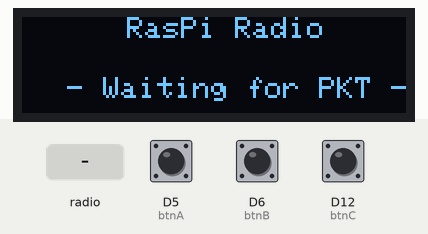
Simulated run of this program. Board: CircuitPython board. Parts: 128×32 one-colour display. The test bench sets the inputs (shaded band); at power-on: D5 (btnA) HIGH, D6 (btnB) HIGH, D12 (btnC) HIGH. No radio messages arrive unless stated (any console line starting 'radio sent:' is added by the test bench).

Above: at 1.2 s.
1.3 s: D5 (btnA) pulled LOW for 1 s
At 2.4 s:
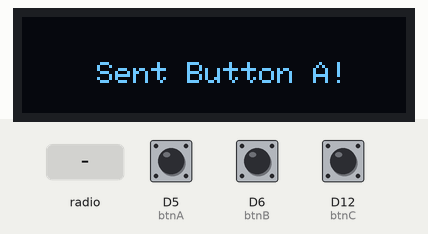
5.7 s: D6 (btnB) pulled LOW for 1 s
At 6.5 s:
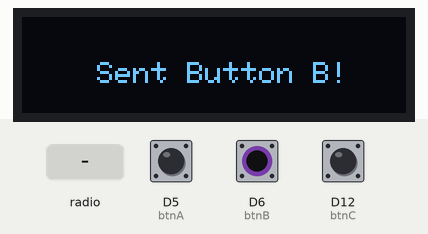
8.2 s: D12 (btnC) pulled LOW for 3.2 s
At 9.3 s:
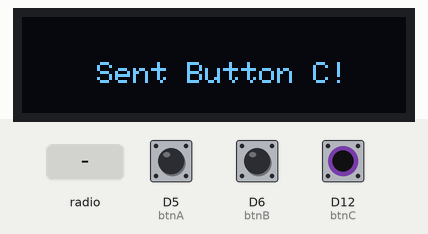
12.9 s: radio message "1" arrives
At 14.4 s:
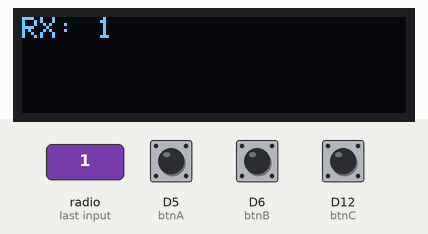
16.0 s: D5 (btnA) pulled LOW for 3.2 s
At 17.1 s:
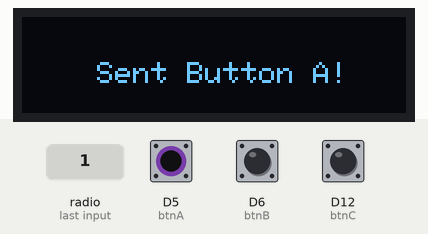
20.7 s: D6 (btnB) pulled LOW for 3.2 s
At 21.3 s:
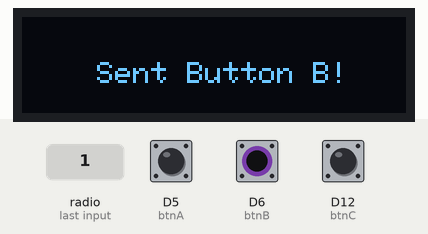
Timing chart, 0 to 23.7 s (numbered marks = the images above; inputs shaded):
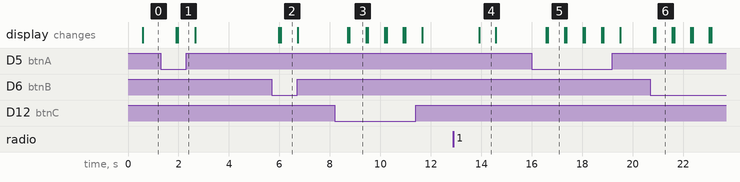

The program:

radio_rfm69.py
```python
"""
Example for using the RFM69HCW Radio with Raspberry Pi.

Learn Guide: https://learn.adafruit.com/lora-and-lorawan-for-raspberry-pi
Author: Brent Rubell for Adafruit Industries
"""
# Import Python System Libraries
import time
# Import Blinka Libraries
import busio
from digitalio import DigitalInOut, Direction, Pull
import board
# Import the SSD1306 module.
import adafruit_ssd1306
# Import the RFM69 radio module.
import adafruit_rfm69

# Button A
btnA = DigitalInOut(board.D5)
btnA.direction = Direction.INPUT
btnA.pull = Pull.UP

# Button B
btnB = DigitalInOut(board.D6)
btnB.direction = Direction.INPUT
btnB.pull = Pull.UP

# Button C
btnC = DigitalInOut(board.D12)
btnC.direction = Direction.INPUT
btnC.pull = Pull.UP

# Create the I2C interface.
i2c = busio.I2C(board.SCL, board.SDA)

# 128x32 OLED Display
reset_pin = DigitalInOut(board.D4)
display = adafruit_ssd1306.SSD1306_I2C(128, 32, i2c, reset=reset_pin)
# Clear the display.
display.fill(0)
display.show()
width = display.width
height = display.height

# Configure Packet Radio
CS = DigitalInOut(board.CE1)
RESET = DigitalInOut(board.D25)
spi = busio.SPI(board.SCK, MOSI=board.MOSI, MISO=board.MISO)
rfm69 = adafruit_rfm69.RFM69(spi, CS, RESET, 433.0)
prev_packet = None
# Optionally set an encryption key (16 byte AES key). MUST match both
# on the transmitter and receiver (or be set to None to disable/the default).
rfm69.encryption_key = b'\x01\x02\x03\x04\x05\x06\x07\x08\x01\x02\x03\x04\x05\x06\x07\x08'

while True:
    packet = None
    # draw a box to clear the image
    display.fill(0)
    display.text('RasPi Radio', 35, 0, 1)

    # check for packet rx
    packet = rfm69.receive()
    if packet is None:
        display.show()
        display.text('- Waiting for PKT -', 15, 20, 1)
    else:
        # Display the packet text and rssi
        display.fill(0)
        prev_packet = packet
        packet_text = str(prev_packet, "utf-8")
        display.text('RX: ', 0, 0, 1)
        display.text(packet_text, 25, 0, 1)
        time.sleep(1)

    if not btnA.value:
        # Send Button A
        display.fill(0)
        button_a_data = bytes("Button A!\r\n","utf-8")
        rfm69.send(button_a_data)
        display.text('Sent Button A!', 25, 15, 1)
    elif not btnB.value:
        # Send Button B
        display.fill(0)
        button_b_data = bytes("Button B!\r\n","utf-8")
        rfm69.send(button_b_data)
        display.text('Sent Button B!', 25, 15, 1)
    elif not btnC.value:
        # Send Button C
        display.fill(0)
        button_c_data = bytes("Button C!\r\n","utf-8")
        rfm69.send(button_c_data)
        display.text('Sent Button C!', 25, 15, 1)

    display.show()
    time.sleep(0.1)
```

Measured:
- after the input at 1.3 s, the display: first changes after 0.61 s (image 1 shows a later state)
- after the input at 5.7 s, the display: first changes after 0.28 s (image 2 shows a later state)
- after the input at 8.2 s, the display: first changes after 0.51 s (image 3 shows a later state)
- after the input at 12.9 s, the display: changes after 1.0 s (image 4)
- after the input at 16.0 s, the display: first changes after 0.57 s (image 5 shows a later state)
- after the input at 20.7 s, the display: first changes after 0.14 s (image 6 shows a later state)
- what the display in image 3 shows lasts 0.6 s, from 8.8 s to 9.4 s
